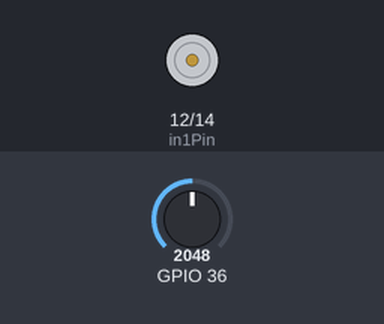
This sketch was run on a simulated ESP32. Shown: motor-driver pin pairs drawn as motors (green arrow = first pin HIGH = forward, orange = second pin HIGH = backward, longer = more drive, scaled by the enable pin). The test bench sets the inputs (shaded band); at power-on: GPIO 36 = 2048.

Above: at 1.2 s.
1.3 s: GPIO 36 set to 2049
2.8 s: GPIO 36 set to 2866
At 3.7 s:
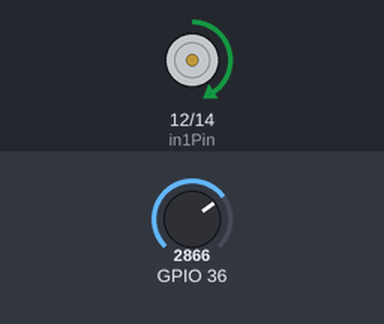
4.3 s: GPIO 36 set to 3603
At 4.8 s:
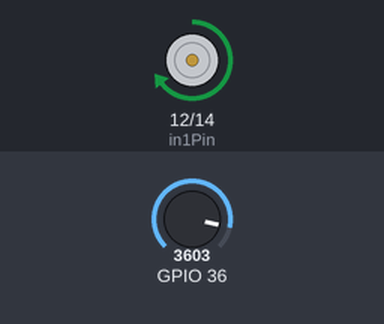
5.8 s: GPIO 36 set to 2008
At 7.0 s:
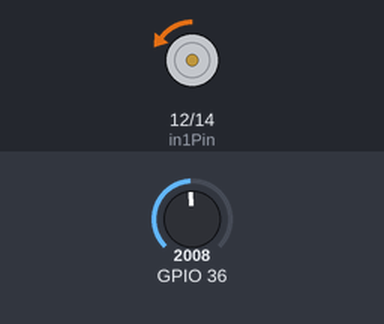
7.3 s: GPIO 36 set to 2088
At 8.3 s:
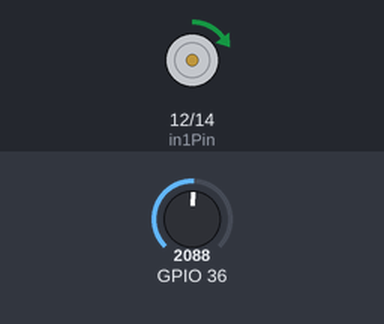
Timing chart, 0 to 9.8 s (numbered marks = the images above; inputs shaded):
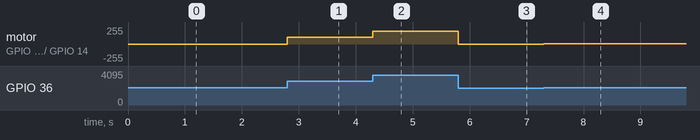

Measured:
- after the input at 2.8 s, motor on GPIO 12 (in1Pin) / GPIO 14 (in2Pin): stopped → forward 102/255 at once
- after the input at 4.3 s, motor on GPIO 12 (in1Pin) / GPIO 14 (in2Pin): forward 102/255 → forward 194/255 at once
- after the input at 5.8 s, motor on GPIO 12 (in1Pin) / GPIO 14 (in2Pin): forward 194/255 → backward 5/255 at once
- after the input at 7.3 s, motor on GPIO 12 (in1Pin) / GPIO 14 (in2Pin): backward 5/255 → forward 5/255 at once

The sketch:

L293D_motor.ino
```cpp
// Project 17.2: DC motor control with L293D.

// Channel 1, L293D:
int in1Pin = 12;
// Channel 2, L293D:
int in2Pin = 14;
// Enable 1 pin, L293D:
int enable1Pin = 13;
int channel = 0;

// Boolean that saves state of motor rotation direction:
boolean rotationDir;
// Variable for the motor's rotation speed:
int rotationSpeed;

/*
Determining the direction of the motor:
  The ADC of the ESP32 has a 12-bit accuracy:
                Range: 0-4095
      Mid-range point: 2048
  The mid-range point is what determines which way the motor rotates.

Determining the speed of the motor:
  Take the absolute value of the result of subtracting 2048 from the ADC value of the potentiometer.
*/

void driveMotor(boolean dir, int spd) {
  // Controls motor rotation direction:
  if (dir) {
    digitalWrite(in1Pin, HIGH);
    digitalWrite(in2Pin, LOW);
  }
  else {
    digitalWrite(in1Pin, LOW);
    digitalWrite(in2Pin, HIGH);
  }
  // Controls motor rotation speed:
  ledcWrite(enable1Pin, spd);
}

void setup() {
  // Initialize pins::
  pinMode(in1Pin, OUTPUT);
  pinMode(in2Pin, OUTPUT);

  // Set PWM: 11 bits, range 0-2047
  ledcAttachChannel(enable1Pin,1000,11,channel);
}

void loop() {
    // Converts voltage of the rotary potentiometer into digital:
    int potenVal = analogRead(A0);

    // DETERMINE CLOCKWISE OR COUNTER-CLOCKWISE:
    // if > 2048, clockwise. Else: counter-clockwise:
    rotationSpeed = potenVal - 2048;

    if (potenVal > 2048)
        rotationDir = true;
    else
        rotationDir = false;

    // Calculates motor speed:
    rotationSpeed = abs(potenVal - 2048);

    // Controls steering and speed of the motor:
    driveMotor(rotationDir, constrain(rotationSpeed,0,2048));
}
```
